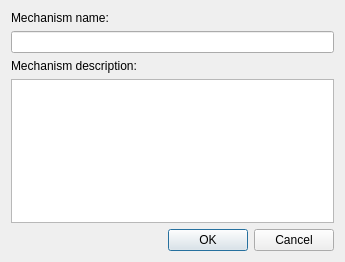
<?xml version="1.0" encoding="UTF-8"?>
<ui version="4.0">
 <class>MechProperties</class>
 <widget class="QDialog" name="MechProperties">
  <property name="geometry">
   <rect>
    <x>0</x>
    <y>0</y>
    <width>345</width>
    <height>262</height>
   </rect>
  </property>
  <property name="windowTitle">
   <string>Dialog</string>
  </property>
  <layout class="QVBoxLayout" name="verticalLayout">
   <item>
    <widget class="QLabel" name="label">
     <property name="text">
      <string>Mechanism name:</string>
     </property>
    </widget>
   </item>
   <item>
    <widget class="QLineEdit" name="txtName"/>
   </item>
   <item>
    <widget class="QLabel" name="label_2">
     <property name="text">
      <string>Mechanism description:</string>
     </property>
    </widget>
   </item>
   <item>
    <widget class="QTextEdit" name="txtDescription"/>
   </item>
   <item>
    <widget class="QDialogButtonBox" name="buttonBox">
     <property name="orientation">
      <enum>Qt::Horizontal</enum>
     </property>
     <property name="standardButtons">
      <set>QDialogButtonBox::Cancel|QDialogButtonBox::Ok</set>
     </property>
    </widget>
   </item>
  </layout>
 </widget>
 <resources/>
 <connections>
  <connection>
   <sender>buttonBox</sender>
   <signal>accepted()</signal>
   <receiver>MechProperties</receiver>
   <slot>accept()</slot>
   <hints>
    <hint type="sourcelabel">
     <x>248</x>
     <y>254</y>
    </hint>
    <hint type="destinationlabel">
     <x>157</x>
     <y>274</y>
    </hint>
   </hints>
  </connection>
  <connection>
   <sender>buttonBox</sender>
   <signal>rejected()</signal>
   <receiver>MechProperties</receiver>
   <slot>reject()</slot>
   <hints>
    <hint type="sourcelabel">
     <x>316</x>
     <y>260</y>
    </hint>
    <hint type="destinationlabel">
     <x>286</x>
     <y>274</y>
    </hint>
   </hints>
  </connection>
 </connections>
</ui>
